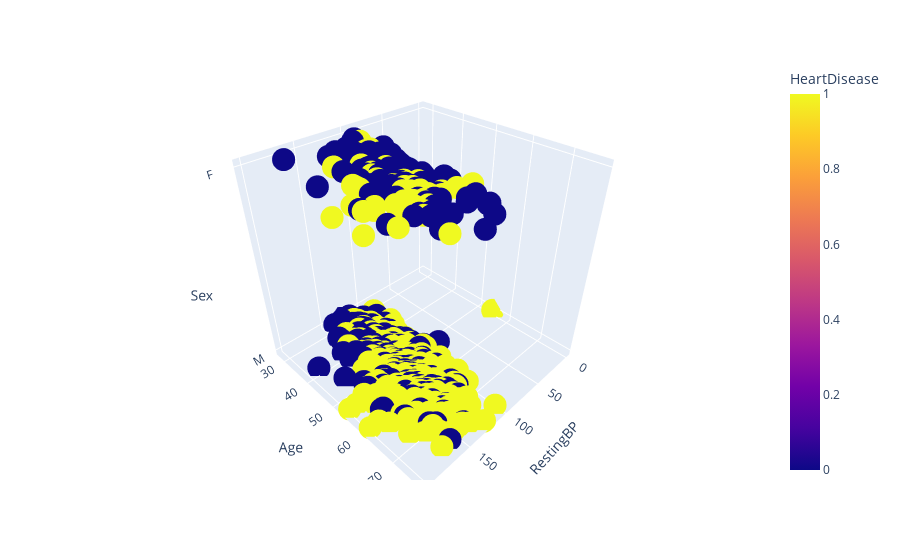

Here is the notebook cell this chart was saved with:
### Code cell
fig = px.scatter_3d(df, 
                    x='RestingBP',
                    y='Age',
                    z='Sex',
                    color='HeartDisease')
fig.show();

### Figure 1 — Plotly figure (JSON) as saved in the notebook; plotly's stock layout.template omitted (floating-point values rounded to 4 significant figures; data arrays with more than 128 entries replaced by an {"elided": "..."} marker saying what was removed)
{"data": [{"hovertemplate": "RestingBP=%{x}<br>Age=%{y}<br>Sex=%{z}<br>HeartDisease=%{marker.color}", "showlegend": false, "legendgroup": "", "name": "", "scene": "scene", "y": {"elided": "918 int values"}, "hoverlabel": {"namelength": 0}, "mode": "markers", "marker": {"color": {"elided": "918 int values"}, "symbol": "circle", "coloraxis": "coloraxis"}, "x": {"elided": "918 int values"}, "z": {"elided": "918 str values"}, "type": "scatter3d"}], "layout": {"scene": {"domain": {"y": [0, 1], "x": [0, 1]}, "zaxis": {"title": {"text": "Sex"}}, "xaxis": {"title": {"text": "RestingBP"}}, "yaxis": {"title": {"text": "Age"}}}, "margin": {"t": 60}, "legend": {"tracegroupgap": 0}, "coloraxis": {"colorbar": {"title": {"text": "HeartDisease"}}, "colorscale": [[0, "#0d0887"], [0.1111, "#46039f"], [0.2222, "#7201a8"], [0.3333, "#9c179e"], [0.4444, "#bd3786"], [0.5556, "#d8576b"], [0.6667, "#ed7953"], [0.7778, "#fb9f3a"], [0.8889, "#fdca26"], [1, "#f0f921"]]}}}
